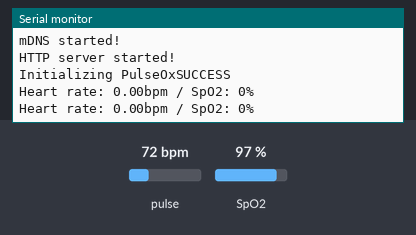
Recording of a sketch running on a simulated ESP8266 (NodeMCU). Parts: the last lines printed to the serial monitor. Inputs (shaded band) come from the test bench; at power-on: pulse 72 bpm, SpO2 97 %. WiFi joins after 1.5 s; servers stay silent unless stated.

Above: at 2.7 s.
2.8 s: pulse set to 42 bpm
At 3.9 s:
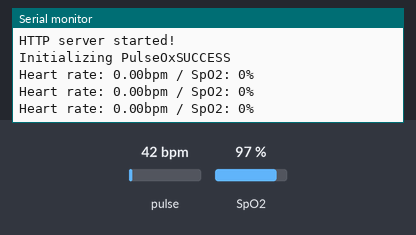
4.3 s: SpO2 set to 80 %
At 5.3 s:
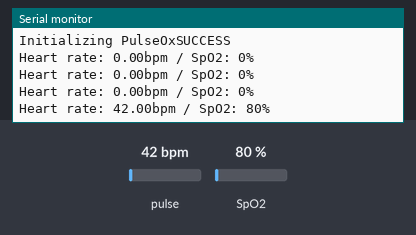
5.8 s: pulse set to 70 bpm
At 7.3 s:
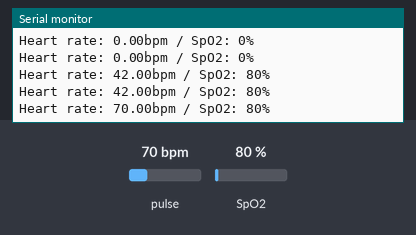
Timing chart, 0 to 8.8 s (numbered marks = the images above; inputs shaded):
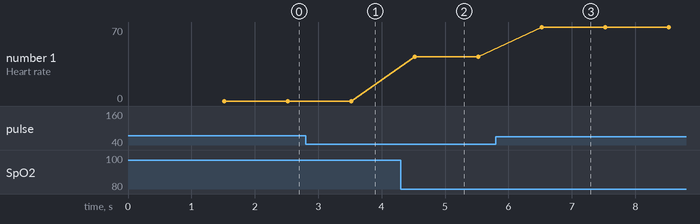

The sketch:

MAX30100_wifi_interfacing.ino
```cpp
/*
 * Modified from https://tttapa.github.io/ESP8266/Chap10%20-%20Simple%20Web%20Server.html
 * Create a ESP8266 Web server that could send the data of MAX30100 to the client
 * The client can be a computer, rasberry pi, or another ESP8266 that connect to your LAN
 * Clients can communicate with the ESP8266 board with http GET request
 */
#include <ESP8266WiFi.h>
#include <WiFiClient.h>
#include <ESP8266WiFiMulti.h>
#include <ESP8266mDNS.h>
#include <ESP8266WebServer.h>

ESP8266WiFiMulti wifiMulti;
ESP8266WebServer server(80);
MDNSResponder mdns;

//The webserver locate under your LAN, insert your wifi name and passwd
char* wifi_1 = "your_wifi_ssid";
char* password_1 = "your_wifi_passwd";

#include <Wire.h>
#include "MAX30100_PulseOximeter.h"
#define REPORTING_PERIOD_MS 1000

PulseOximeter pox;
uint32_t tsLastReport = 0;

void handleRoot();
void handleNotFound();

void setup() {
  //Setup COM
  Serial.begin(115200);
  delay(10);
  Serial.println('\n');

  //Connecting to your wifi
  WiFi.begin(wifi_1, password_1);
  Serial.println("Connecting...");
  while(WiFi.status() != WL_CONNECTED)
  {
    delay(250);
    Serial.print('.');
  }

  //Connnected
  Serial.println('\n');
  Serial.print("Connected to ");
  Serial.println(WiFi.SSID());
  Serial.print("IP Address: ");
  Serial.println(WiFi.localIP());

  //Setup mDNS so that you can use http://immersivesleep.local/ to access the device's IP
  if(mdns.begin("immersivesleep", WiFi.localIP()))
  {
    MDNS.addService("http", "tcp", 80);
    Serial.println("mDNS started!");
  }
  else{
   Serial.println("Error setting up mDNS");
  }

  //Handle GET requests
  server.on("/", HTTP_GET, handleRoot);
  server.onNotFound(handleNotFound);

  //Server begin
  server.begin();
  Serial.println("HTTP server started!");

  //Initialize PulseOx
  Wire.begin(D1, D2); //D1--SDA, D2--SCL
  Serial.print("Initializing PulseOx");

  if(!pox.begin()){
    Serial.println("FAILED");
    while(true);
  }
  else{
    Serial.println("SUCCESS");
    pox.setIRLedCurrent(MAX30100_LED_CURR_7_6MA);
  }
}

void loop() {
  // put your main code here, to run repeatedly:
  pox.update();
  if(millis() - tsLastReport > REPORTING_PERIOD_MS){
    Serial.print("Heart rate: ");
    Serial.print(pox.getHeartRate());
    Serial.print("bpm / SpO2: ");
    Serial.print(pox.getSpO2());
    Serial.println("%");

    tsLastReport = millis();
  }
  server.handleClient();
}

void handleRoot() {
  String data = "Heart rate: " + String(pox.getHeartRate());
  data += "bpm / SpO2: " + String(pox.getSpO2());
  server.send(200, "text/plain", data);
}

void handleNotFound(){
  server.send(404, "text/plain", "404: Not found");
}
```

Measured:
- after the input at 4.3 s, the serial monitor: prints a new line after 0.22 s (image 2)
- after the input at 5.8 s, the serial monitor: prints a new line after 0.73 s (image 3)
- plotted number 1: 42 → 70 after the input at 5.8 s
